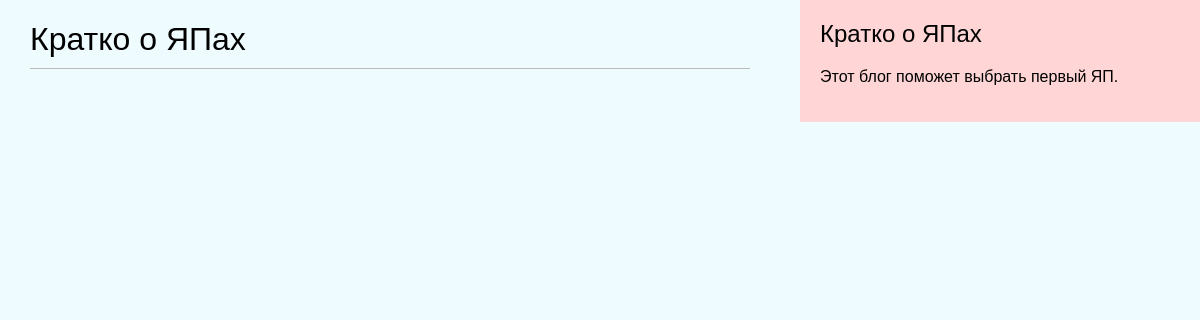
The page /blog/ on the database as committed earlier.
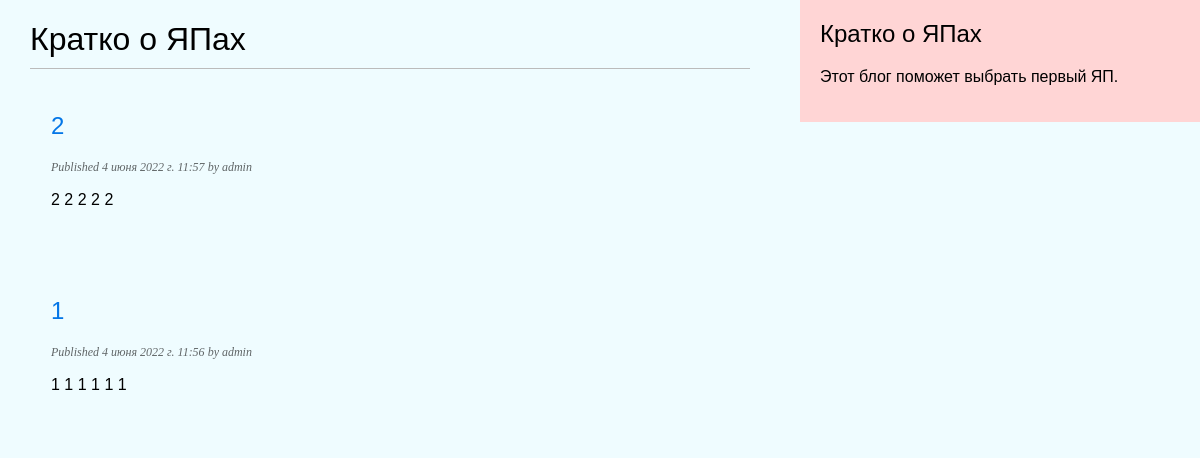
The same page on the database as committed later.
### blog/models.py (models this page shows, shortened)
class Post(models.Model):
    class Status(models.TextChoices):
        DRAFT = 'DF', 'Draft'
        PUBLISHED = 'PB', 'Published'
    title = models.CharField(max_length=250)
    slug = models.SlugField(max_length=250)
    author = models.ForeignKey(User,
                               on_delete=models.CASCADE,
                               related_name='blog_posts')
    body = models.TextField()
    publish = models.DateTimeField(default=timezone.now)
    created = models.DateTimeField(auto_now_add=True)
    updated = models.DateTimeField(auto_now=True)
    status = models.CharField(max_length=2,
                              choices=Status.choices,
                              default=Status.DRAFT)
    objects = models.Manager()  # The default manager.
    published = PublishedManager()  # Our custom manager.
    class Meta:
        ordering = ['-publish']
        indexes = [
            models.Index(fields=['-publish']),
        ]

### blog/views.py (the view)
# urls.py: path('', views.post_list, name='post_list'),
def post_list(request):
    posts = Post.published.all()
    return render(request,
                  'blog/post/list.html',
                  {'posts': posts})

### blog/models.py (called while the page is built)
    def get_queryset(self):
        return super().get_queryset().filter(status=Post.Status.PUBLISHED)

### blog/templates/blog/post/list.html (shortened to what this page needs)
{% extends "blog/base.html" %}
{% block content %}
  <h1>Кратко о ЯПах</h1>
  {% for post in posts %}
  <div class="post">
    <h2>
      <a href="{% url 'blog:post_detail' post.id %}">
        {{ post.title }}
      </a>
    </h2>
    <p class="date">
      Published {{ post.publish }} by {{ post.author }}
    </p>
    {% autoescape off %}
      {{ post.body|truncatewords:30|linebreaks }}
    {% endautoescape %}
  </div>
  {% endfor %}
{% endblock %}

Rows that differ between the two databases and show on the page:
added Post: title "2", publish "4 июня 2022 г. 11:57", author "admin", body "2 2 2 2 2"
added Post: title "1", publish "4 июня 2022 г. 11:56", author "admin", body "1 1 1 1 1 1"
